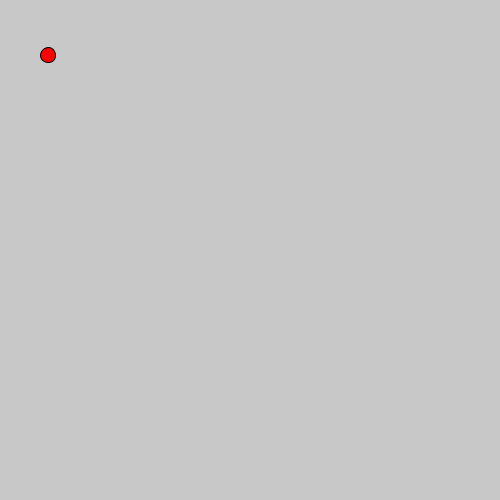
Frame 1 (no input)
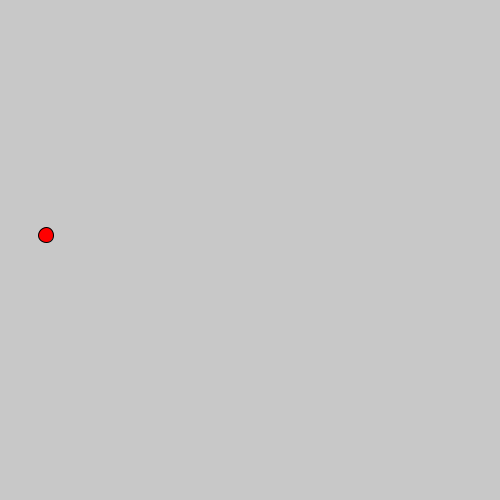
Frame 60 (the mouse pressed at the canvas centre just before this capture)
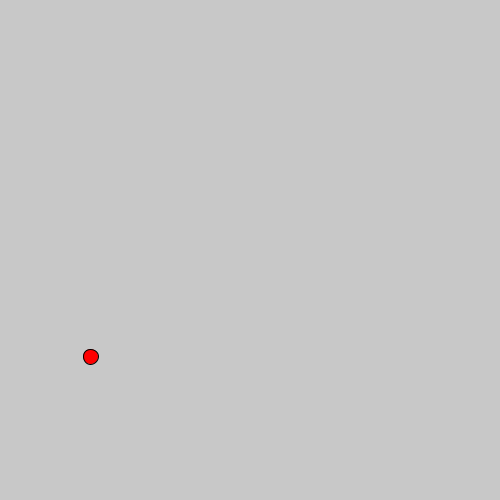
Frame 120 (the mouse held since frame 60 and released just before this capture)

The Processing sketch that drew these frames (run headless with seeded random() and noise(); from frame 60 on, the mouse is pressed at the canvas centre):

// Processing sketch: bounceBall
// ── bounceBall.pde

//Instance of ball
Ball b;

//Control vars
int keyPressDelayFrame = -1; 

//Mouse X/Y and grab radius for ball
float mX = 0;
float mY = 0;
float ballGrabRad = 15;

void setup() {
  //Set size and instantiate ball
  size(500, 500);
   b = new Ball(50, 50);
}

void draw() {
  //Set background, update and then draw ball
  background(200);
  b.update();
  b.drawBall();
  
  //If the ball is being held, then set the X/Y to be the mouse X/Y
  if(b.getHeld()){
     b.setX(mX);
     b.setY(mY);
  }
  
}

void keyPressed() {
  
  //Add short delay between keypresses to mitigate repeats
  if (frameCount > keyPressDelayFrame) {
    keyPressDelayFrame = frameCount + 5;

    //If H is being pressed, then stop the ball
    if (key == 'h') {
      b.setHeld(!b.getHeld());
    }
  }
}

void mouseDragged() {
  
  //If the ball is being clicked on with left click
  if (mouseButton == LEFT) {
    
    //Update mouse X/Y
    mX = mouseX;
    mY = mouseY;
    
    //If the mouse is within grab range of the ball
    if (b.getX()-ballGrabRad < mouseX) {
      if (b.getX()+ballGrabRad > mouseX) {
        if (b.getY()-ballGrabRad < mouseY) {
          if (b.getY()+ballGrabRad > mouseY) {
            
            //Set the ball to being held
            b.setHeld(true);
            
            //Set velocity to mouse velocity, multiply to scale it up a bit
            b.setVel((mouseX - pmouseX)*6, (mouseY - pmouseY)*6);
            
          }
        }
      }
    }
  }
}

//When the mouse is released, release the ball
void mouseReleased(){
  b.setHeld(false);
}

// ── ball.pde
class Ball {
  
  //Position and velocity
  float x;
  float y;

  float xVel;
  float yVel;

  //Is the ball being held
  boolean isHeld;

  Ball(float _x, float _y) {
    
    //Set to inital variables
    x = _x;
    y = _y;

    xVel = -2;
    yVel = 5;

    isHeld = false;
  } 

  void update() {

    //Collisions in y
    if (y <= 10 || y >= height-10) {
      if (y <= 0) {
        y = 10;
        yVel = abs(yVel)*0.9;
      } else if (y >= height-10) {
        yVel = (abs(yVel)*0.9) * -1;
        y = height-10;
      }
    }

    //Collisions in x
    if (x <= 10 || x >= width-10) {
      if (x <= 0) {
        x = 10;
        xVel = abs(xVel)*0.9;
      } else if (x >= width-10) {
        x = width-10;
        xVel = (abs(xVel)*0.9) * -1;
      }
    }

    //If the ball is being held, reset velocity
    if (isHeld) {
      xVel = 0;
      yVel = 0;
      
    } else {

      //Update pos from vel
      x += xVel;
      y += yVel;

      //Gravity
      yVel += 0.68;

      //Drag
      xVel *= 0.99;
      yVel *= 0.99;
    }
  }

  //Draw the ball
  void drawBall() {
    //Ball is a red circle with black outline
    stroke(0);
    fill(255, 0, 0);
    circle(x, y, 15);
  }

  //Gettters and setters
  boolean getHeld() { return isHeld; }
  void setHeld(boolean _isHeld) { isHeld = _isHeld; }
  
  float getX(){ return x; }
  float getY(){ return y; }
  
  void setX(float _x){ x = _x; }
  void setY(float _y){ y = _y; }
  
  void setVel (float _xVel, float _yVel){
    xVel = _xVel;
    yVel = _yVel;
  }
}
